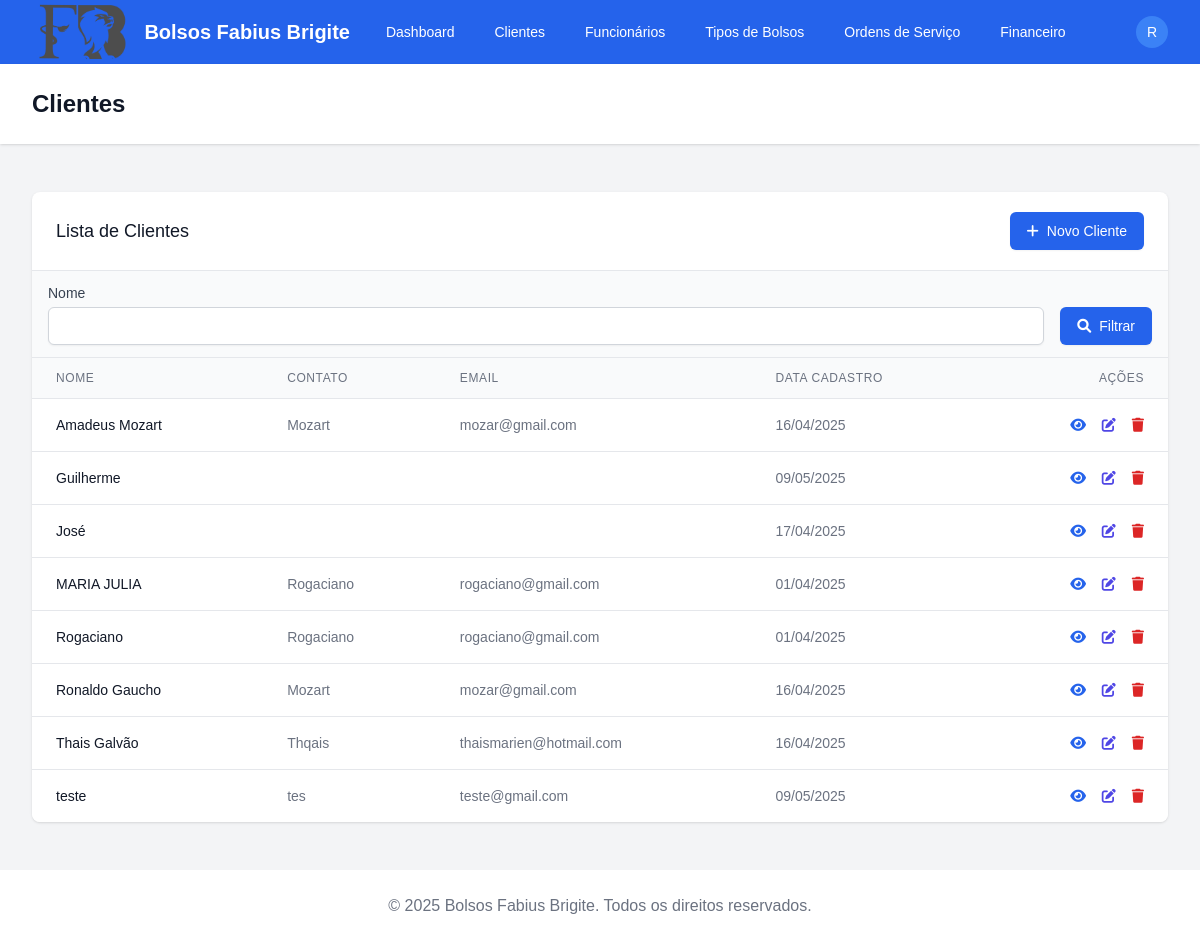
/clientes/ (signed in), run on the app's committed database.
### apps/clientes/models.py (models this page shows, shortened)
class Cliente(models.Model):
    nome = models.CharField(max_length=100)
    telefone = models.CharField(max_length=20)
    endereco = models.TextField()
    contato = models.CharField(max_length=100)
    email = models.EmailField(blank=True, null=True)
    data_cadastro = models.DateField(auto_now_add=True)
    class Meta:
        verbose_name = 'Cliente'
        verbose_name_plural = 'Clientes'
        ordering = ['nome']

### apps/clientes/views.py (the view)
# urls.py: path('', views.ClienteListView.as_view(), name='list'),
class ClienteListView(LoginRequiredMixin, ListView):
    model = Cliente
    template_name = 'clientes/cliente_list.html'
    context_object_name = 'clientes'
    def get_queryset(self):
        queryset = super().get_queryset()
        nome = self.request.GET.get('nome')
        if nome:
            queryset = queryset.filter(nome__icontains=nome)
        return queryset

### templates/clientes/cliente_list.html (shortened to what this page needs)
{% extends 'base.html' %}
{% block header %}Clientes{% endblock %}
{% block content %}
<div class="bg-white shadow overflow-hidden sm:rounded-lg">
  <div class="px-4 py-5 sm:px-6 flex justify-between items-center">
    <h2 class="text-lg leading-6 font-medium text-gray-900">Lista de Clientes</h2>
    <a href="{% url 'clientes:add' %}" class="inline-flex items-center px-4 py-2 border border-transparent text-sm font-medium rounded-md shadow-sm text-white bg-blue-600 hover:bg-blue-700 focus:outline-none focus:ring-2 focus:ring-offset-2 focus:ring-blue-500">
      <i class="fas fa-plus mr-2"></i> Novo Cliente
    </a>
  </div>
  <div class="px-4 py-3 bg-gray-50 border-t border-b border-gray-200">
    <form method="get" class="flex flex-wrap gap-4">
      <div class="flex-1 min-w-[200px] relative">
        <label for="nome" class="block text-sm font-medium text-gray-700">Nome</label>
        <input type="text" name="nome" id="nome" value="{{ request.GET.nome|default:'' }}"
               class="mt-1 block w-full border border-gray-300 rounded-md shadow-sm py-2 px-3 focus:outline-none focus:ring-blue-500 focus:border-blue-500 sm:text-sm"
               autocomplete="off">
      </div>
      <div class="flex items-end">
        <button type="submit" class="inline-flex items-center px-4 py-2 border border-transparent text-sm font-medium rounded-md shadow-sm text-white bg-blue-600 hover:bg-blue-700 focus:outline-none focus:ring-2 focus:ring-offset-2 focus:ring-blue-500">
          <i class="fas fa-search mr-2"></i> Filtrar
        </button>
      </div>
    </form>
  </div>
  <div class="overflow-x-auto">
    <table class="min-w-full divide-y divide-gray-200">
      <thead class="bg-gray-50">
        <tr>
          <th scope="col" class="px-6 py-3 text-left text-xs font-medium text-gray-500 uppercase tracking-wider">Nome</th>
          <th scope="col" class="px-6 py-3 text-left text-xs font-medium text-gray-500 uppercase tracking-wider">Contato</th>
          <th scope="col" class="px-6 py-3 text-left text-xs font-medium text-gray-500 uppercase tracking-wider">Email</th>
          <th scope="col" class="px-6 py-3 text-left text-xs font-medium text-gray-500 uppercase tracking-wider">Data Cadastro</th>
          <th scope="col" class="px-6 py-3 text-right text-xs font-medium text-gray-500 uppercase tracking-wider">Ações</th>
        </tr>
      </thead>
      <tbody class="bg-white divide-y divide-gray-200">
        {% for cliente in clientes %}
          <tr>
            <td class="px-6 py-4 whitespace-nowrap">
              <div class="text-sm font-medium text-gray-900">{{ cliente.nome }}</div>
            </td>
            <td class="px-6 py-4 whitespace-nowrap">
              <div class="text-sm text-gray-500">{{ cliente.contato }}</div>
            </td>
            <td class="px-6 py-4 whitespace-nowrap">
              <div class="text-sm text-gray-500">{{ cliente.email }}</div>
            </td>
            <td class="px-6 py-4 whitespace-nowrap">
              <div class="text-sm text-gray-500">{{ cliente.data_cadastro|date:"d/m/Y" }}</div>
            </td>
            <td class="px-6 py-4 whitespace-nowrap text-right text-sm font-medium">
              <a href="{% url 'clientes:detail' cliente.id %}" class="text-blue-600 hover:text-blue-900 mr-3">
                <i class="fas fa-eye"></i>
              </a>
              <a href="{% url 'clientes:edit' cliente.id %}" class="text-indigo-600 hover:text-indigo-900 mr-3">
                <i class="fas fa-edit"></i>
              </a>
              <a href="{% url 'clientes:delete' cliente.id %}" class="text-red-600 hover:text-red-900">
                <i class="fas fa-trash"></i>
              </a>
            </td>
          </tr>
        {% empty %}
          <tr>
            <td colspan="5" class="px-6 py-4 whitespace-nowrap text-center text-sm text-gray-500">
              Nenhum cliente encontrado.
            </td>
          </tr>
        {% endfor %}
      </tbody>
    </table>
  </div>
</div>
{% endblock %}

### templates/base.html (shortened to what this page needs)
<!DOCTYPE html>
{% load static %}
<html lang="pt-br">
<head>
  <script src="https://cdn.tailwindcss.com"></script>
  <link rel="stylesheet" href="https://cdnjs.cloudflare.com/ajax/libs/font-awesome/6.0.0/css/all.min.css" />
  <link rel="stylesheet" href="{% static 'css/custom.css' %}" />
</head>
<body class="bg-gray-100 min-h-screen">
  <div class="flex flex-col min-h-screen">
    <nav class="bg-blue-600 text-white shadow-md">
      <div class="max-w-7xl mx-auto px-4 sm:px-6 lg:px-8">
        <div class="flex justify-between h-16 py-0.5">
          <div class="flex">
            <div class="flex-shrink-0 flex items-center">
              <img src="{% get_media_prefix %}FabiusBrigiteLogo.png" alt="Logo" class="h-16 w-auto mr-3">
              <span class="text-xl font-bold">Bolsos Fabius Brigite</span>
            </div>
            <div class="hidden md:ml-6 md:flex md:items-center md:space-x-4 md:self-center">
              <a href="{% url 'dashboard:index' %}" class="px-3 py-2 rounded-md text-sm font-medium hover:bg-blue-700">Dashboard</a>
              <a href="{% url 'clientes:list' %}" class="px-3 py-2 rounded-md text-sm font-medium hover:bg-blue-700">Clientes</a>
              <a href="{% url 'funcionarios:list' %}" class="px-3 py-2 rounded-md text-sm font-medium hover:bg-blue-700">Funcionários</a>
              <a href="{% url 'catalogo:list' %}" class="px-3 py-2 rounded-md text-sm font-medium hover:bg-blue-700">Tipos de Bolsos</a>
              <a href="{% url 'ordens_servico:list' %}" class="px-3 py-2 rounded-md text-sm font-medium hover:bg-blue-700">Ordens de Serviço</a>
              <a href="{% url 'financeiro:list' %}" class="px-3 py-2 rounded-md text-sm font-medium hover:bg-blue-700">Financeiro</a>
            </div>
          </div>
          <div class="flex items-center self-center">
            <div class="ml-3 relative" x-data="{ isOpen: false }">
              <div>
                <button @click="isOpen = !isOpen" class="flex text-sm rounded-full focus:outline-none focus:ring-2 focus:ring-offset-2 focus:ring-offset-blue-600 focus:ring-white">
                  <span class="inline-flex items-center justify-center h-8 w-8 rounded-full bg-blue-500">
                    <span class="text-sm font-medium leading-none text-white">
                      {% if user.is_authenticated %}
                        {{ user.username|first|upper }}
                      {% else %}
                        ?
                      {% endif %}
                    </span>
                  </span>
                </button>
              </div>
            </div>
          </div>
        </div>
      </div>
    </nav>
    <header class="bg-white shadow">
      <div class="max-w-7xl mx-auto py-6 px-4 sm:px-6 lg:px-8">
        <h1 class="text-2xl font-bold text-gray-900">
          {% block header %}{% endblock %}
        </h1>
      </div>
    </header>
    <main class="flex-grow">
      <div class="max-w-7xl mx-auto py-6 sm:px-6 lg:px-8">
        <div class="px-4 py-6 sm:px-0">
          {% block content %}{% endblock %}
        </div>
      </div>
    </main>
    <footer class="bg-white">
      <div class="max-w-7xl mx-auto py-6 px-4 overflow-hidden sm:px-6 lg:px-8">
        <p class="text-center text-gray-500">
          &copy; {% now "Y" %} Bolsos Fabius Brigite. Todos os direitos reservados.
        </p>
      </div>
    </footer>
  </div>
</body>
</html>

### static/css/custom.css (style rules this page uses)
body { font-family: 'Arial', sans-serif; background-color: #f8f9fa; }

### data on the page
Cliente: nome "Amadeus Mozart", contato "Mozart", email "mozar@gmail.com", data_cadastro "16/04/2025"
Cliente: nome "Guilherme", data_cadastro "09/05/2025"
Cliente: nome "José", data_cadastro "17/04/2025"
Cliente: nome "MARIA JULIA", contato "Rogaciano", email "rogaciano@gmail.com", data_cadastro "01/04/2025"
Cliente: nome "Rogaciano", contato "Rogaciano", email "rogaciano@gmail.com", data_cadastro "01/04/2025"
Cliente: nome "Ronaldo Gaucho", contato "Mozart", email "mozar@gmail.com", data_cadastro "16/04/2025"
Cliente: nome "Thais Galvão", contato "Thqais", email "thaismarien@hotmail.com", data_cadastro "16/04/2025"
Cliente: nome "teste", contato "tes", email "teste@gmail.com", data_cadastro "09/05/2025"

### other printed values
{{ user.username|first|upper }} "R"
